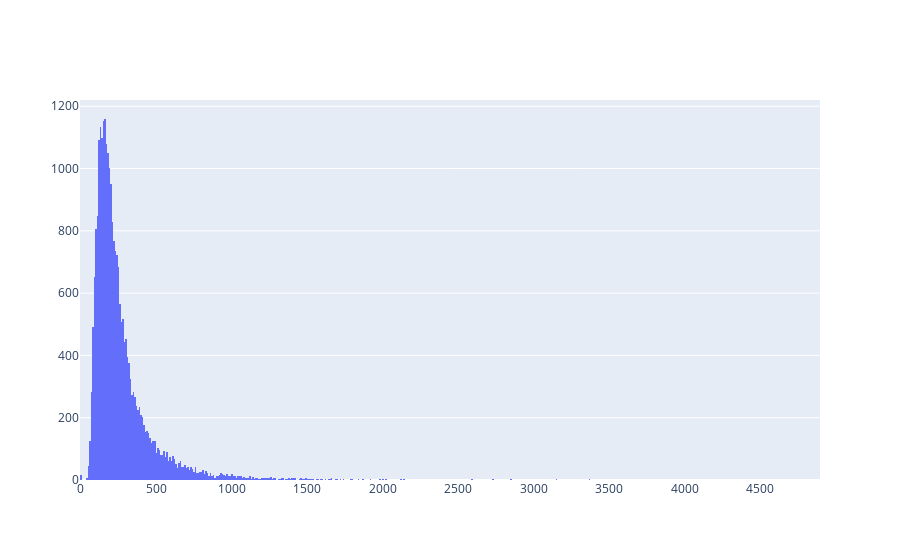

Write notebook code for a chart like this one.
### Code cell
'''
The histogram is shifted to the right. This means that there are a lot of abnormal volumes.
'''
fig = go.Figure()
fig.add_trace(go.Histogram(x=data.volume, name='Volume'))
fig.show()

### Figure 1 — Plotly figure (JSON) as saved in the notebook; plotly's stock layout.template omitted (floating-point values rounded to 4 significant figures; data arrays with more than 128 entries replaced by an {"elided": "..."} marker saying what was removed)
{"data": [{"name": "Volume", "type": "histogram", "x": {"elided": "25888 float values"}}], "layout": {}}
